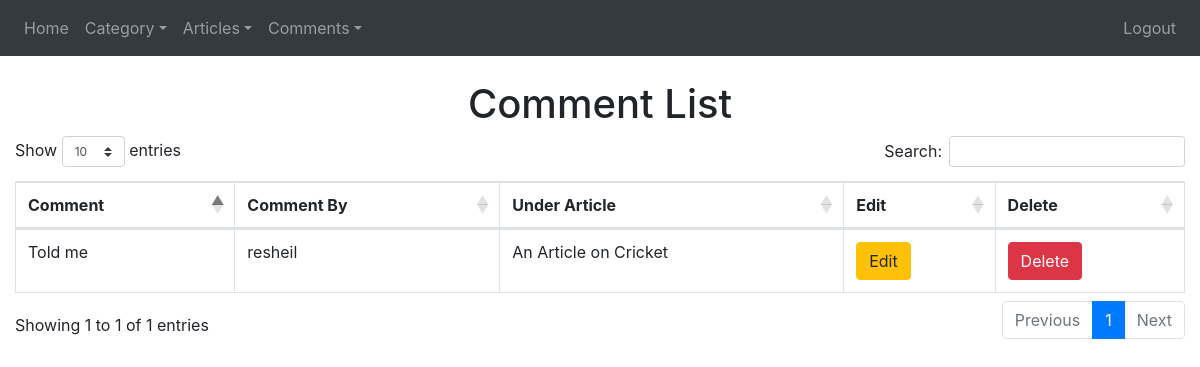
The app's page /Commentaddons/commentlist.php (signed in), older data.
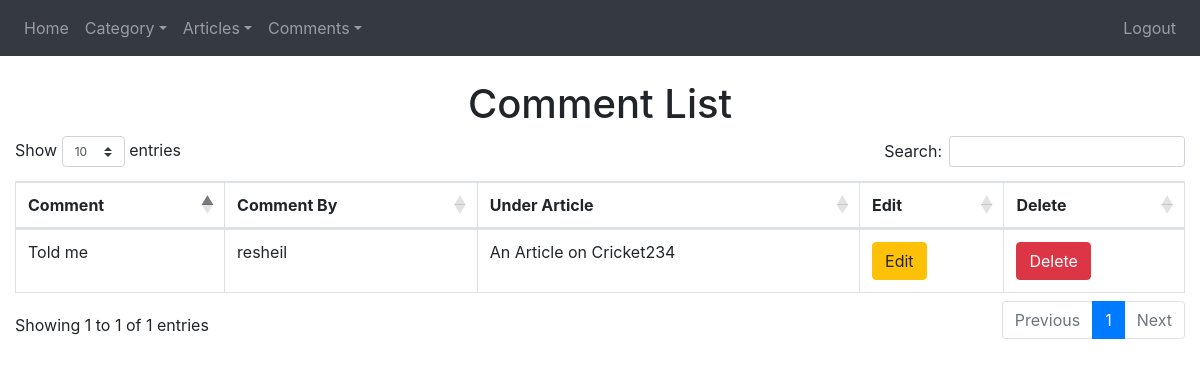
The same page, newer data.
### tables this page shows
CREATE TABLE `comments` (
  `comment_id` int(255) NOT NULL,
  `comment_summary` varchar(255) NOT NULL,
  `comment_article` int(255) NOT NULL,
  `comment_create` datetime NOT NULL,
  `comment_by` varchar(255) NOT NULL
);

CREATE TABLE `articles` (
  `article_id` int(255) NOT NULL,
  `article_name` varchar(255) NOT NULL,
  `article_summary` varchar(255) NOT NULL,
  `article_content` blob NOT NULL,
  `article_category` int(255) NOT NULL,
  `article_create` datetime NOT NULL,
  `article_image` varchar(255) NOT NULL
);

### Commentaddons/commentlist.php (the view, shortened to what this page needs)
<?php
include '../config.php';
?>
<html>
<head>
  <link rel="stylesheet" href="https://use.fontawesome.com/releases/v5.7.0/css/all.css">
  <link rel="stylesheet" type="text/css" href="https://cdnjs.cloudflare.com/ajax/libs/twitter-bootstrap/4.1.1/css/bootstrap.min.css"/>
<link rel="stylesheet" type="text/css" href="https://cdn.datatables.net/1.10.21/css/dataTables.bootstrap4.min.css"/>
</head>
<body>
<?php include '../navbar3.php'; ?>
<div class='container-fluid'>
<h1>Comment List</h1>
<table class="table table-bordered results">
<thead>
      <tr>
        <th>Comment</th>
        <th>Comment By</th>
        <th>Under Article</th>
		<th>Edit</th>
		<th>Delete</th>
      </tr>
    </thead>
<tbody>
<?php
$sql = "SELECT * FROM comments LEFT JOIN articles ON comment_article = article_id";
$result = $db->query($sql);
while($row = $result->fetch_assoc())
{
 echo"
 <tr>
<td>$row[comment_summary]</td>
 <td>$row[comment_by]</td>
  <td>$row[article_name]</td>
  <td><a href='editcomment.php?id=$row[comment_id]'><button class='btn btn-warning' type='submit'>Edit</button></a></td>
  <td><a href='deletecomment.php?id=$row[comment_id]'><button class='btn btn-danger' type='submit'>Delete</button></a></td>
  </tr>
  ";
}
?>
</tbody>
</table>
 </div>
</body>
</body>
</html>

Row changes from the older to the newer data that the page shows:
changed through a linked row, comments "Told me": comment_article.article_name "An Article on Cricket" → "An Article on Cricket234"
